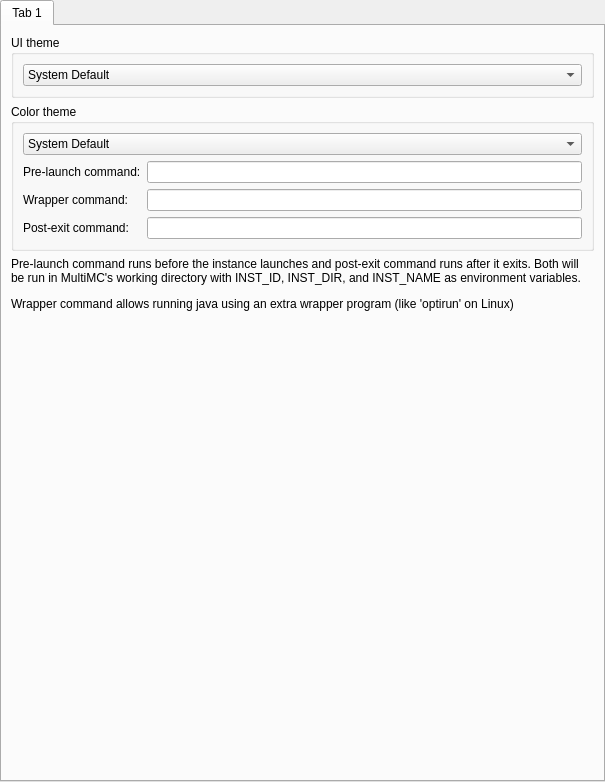
<?xml version="1.0" encoding="UTF-8"?>
<ui version="4.0">
 <class>ThemePage</class>
 <widget class="QWidget" name="ThemePage">
  <property name="geometry">
   <rect>
    <x>0</x>
    <y>0</y>
    <width>605</width>
    <height>782</height>
   </rect>
  </property>
  <property name="sizePolicy">
   <sizepolicy hsizetype="MinimumExpanding" vsizetype="MinimumExpanding">
    <horstretch>0</horstretch>
    <verstretch>0</verstretch>
   </sizepolicy>
  </property>
  <layout class="QVBoxLayout" name="verticalLayout">
   <property name="leftMargin">
    <number>0</number>
   </property>
   <property name="topMargin">
    <number>0</number>
   </property>
   <property name="rightMargin">
    <number>0</number>
   </property>
   <property name="bottomMargin">
    <number>0</number>
   </property>
   <item>
    <widget class="QTabWidget" name="tabWidget">
     <property name="currentIndex">
      <number>0</number>
     </property>
     <widget class="QWidget" name="tab">
      <attribute name="title">
       <string notr="true">Tab 1</string>
      </attribute>
      <layout class="QVBoxLayout" name="verticalLayout_2">
       <item>
        <widget class="QGroupBox" name="memoryGroupBox">
         <property name="title">
          <string>UI theme</string>
         </property>
         <layout class="QGridLayout" name="gridLayout_2">
          <item row="0" column="0">
           <widget class="QComboBox" name="uiTheme">
            <item>
             <property name="text">
              <string>System Default</string>
             </property>
            </item>
            <item>
             <property name="text">
              <string>Fusion</string>
             </property>
            </item>
           </widget>
          </item>
         </layout>
        </widget>
       </item>
       <item>
        <widget class="QGroupBox" name="customCommandsGroupBox">
         <property name="title">
          <string>Color theme</string>
         </property>
         <layout class="QGridLayout" name="gridLayout_4">
          <item row="4" column="0">
           <widget class="QLabel" name="labelPostExitCmd">
            <property name="text">
             <string>Post-exit command:</string>
            </property>
           </widget>
          </item>
          <item row="1" column="0">
           <widget class="QLabel" name="labelPreLaunchCmd">
            <property name="text">
             <string>Pre-launch command:</string>
            </property>
           </widget>
          </item>
          <item row="1" column="1">
           <widget class="QLineEdit" name="preLaunchCmdTextBox"/>
          </item>
          <item row="4" column="1">
           <widget class="QLineEdit" name="postExitCmdTextBox"/>
          </item>
          <item row="2" column="0">
           <widget class="QLabel" name="labelWrapperCmd">
            <property name="text">
             <string>Wrapper command:</string>
            </property>
           </widget>
          </item>
          <item row="2" column="1">
           <widget class="QLineEdit" name="wrapperCmdTextBox"/>
          </item>
          <item row="0" column="0" colspan="2">
           <widget class="QComboBox" name="colorTheme">
            <item>
             <property name="text">
              <string>System Default</string>
             </property>
            </item>
            <item>
             <property name="text">
              <string>Bright</string>
             </property>
            </item>
            <item>
             <property name="text">
              <string>Dark</string>
             </property>
            </item>
            <item>
             <property name="text">
              <string>Custom</string>
             </property>
            </item>
           </widget>
          </item>
         </layout>
        </widget>
       </item>
       <item>
        <widget class="QLabel" name="labelCustomCmdsDescription">
         <property name="sizePolicy">
          <sizepolicy hsizetype="MinimumExpanding" vsizetype="MinimumExpanding">
           <horstretch>0</horstretch>
           <verstretch>0</verstretch>
          </sizepolicy>
         </property>
         <property name="text">
          <string>&lt;html&gt;&lt;head/&gt;&lt;body&gt;&lt;p&gt;Pre-launch command runs before the instance launches and post-exit command runs after it exits. Both will be run in MultiMC's working directory with INST_ID, INST_DIR, and INST_NAME as environment variables.&lt;/p&gt;&lt;p&gt;Wrapper command allows running java using an extra wrapper program (like 'optirun' on Linux)&lt;/p&gt;&lt;/body&gt;&lt;/html&gt;</string>
         </property>
         <property name="alignment">
          <set>Qt::AlignLeading|Qt::AlignLeft|Qt::AlignTop</set>
         </property>
         <property name="wordWrap">
          <bool>true</bool>
         </property>
        </widget>
       </item>
      </layout>
     </widget>
    </widget>
   </item>
  </layout>
 </widget>
 <tabstops>
  <tabstop>preLaunchCmdTextBox</tabstop>
  <tabstop>wrapperCmdTextBox</tabstop>
  <tabstop>postExitCmdTextBox</tabstop>
  <tabstop>tabWidget</tabstop>
 </tabstops>
 <resources/>
 <connections/>
</ui>
